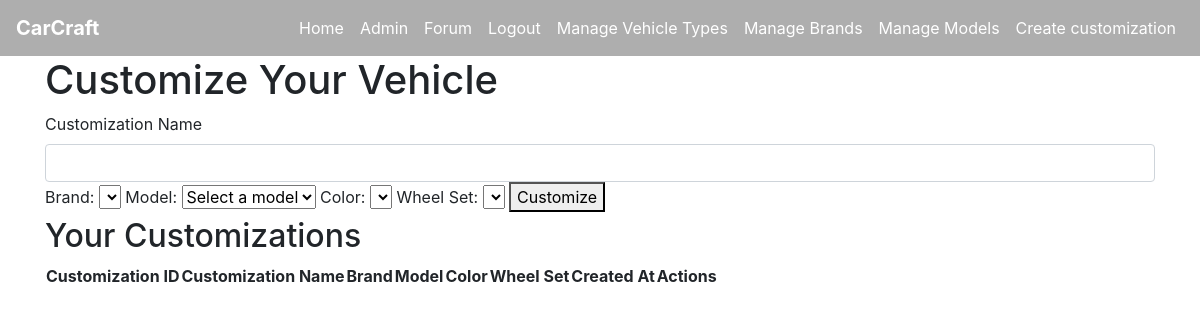
/customize (signed in), run on an earlier commit of the app's database.
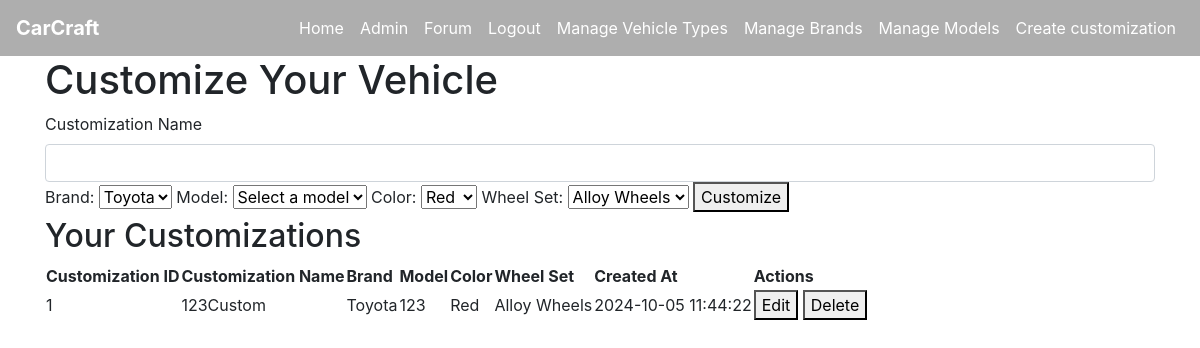
And on a later commit of the database.
### tables this page shows
CREATE TABLE customization (
    customization_id INTEGER PRIMARY KEY AUTOINCREMENT,
    customization_name VARCHAR(100) NOT NULL,
    user_id INTEGER NOT NULL,
    model_id INTEGER NOT NULL,
    color_id INTEGER NOT NULL,
    wheel_id INTEGER NOT NULL,
    created_at DATETIME DEFAULT CURRENT_TIMESTAMP,
    FOREIGN KEY (user_id) REFERENCES user(user_id),
    FOREIGN KEY (model_id) REFERENCES model(model_id),
    FOREIGN KEY (color_id) REFERENCES color(color_id),
    FOREIGN KEY (wheel_id) REFERENCES wheel_set(wheel_id)
);

CREATE TABLE brand (
    brand_id INTEGER PRIMARY KEY AUTOINCREMENT,
    name VARCHAR(20)
);

CREATE TABLE model (
    model_id INTEGER PRIMARY KEY AUTOINCREMENT,
    brand_id INTEGER NOT NULL,
    type_id INTEGER NOT NULL,
    name VARCHAR(100) NOT NULL,
    FOREIGN KEY (brand_id) REFERENCES brand(brand_id),
    FOREIGN KEY (type_id) REFERENCES vehicle_type(type_id)
);

CREATE TABLE color (
    color_id INTEGER PRIMARY KEY AUTOINCREMENT,
    name VARCHAR(50)
);

CREATE TABLE wheel_set (
    wheel_id INTEGER PRIMARY KEY AUTOINCREMENT,
    name VARCHAR(100),
    description TEXT
);

### app.py (the view, shortened to what this page needs)
@app.route('/customize', methods=['GET', 'POST'])
@login_required
def customize():
    db = get_db_connection()
    brands = db.execute('SELECT brand_id, name FROM brand').fetchall()
    colors = db.execute('SELECT color_id, name FROM color').fetchall()
    wheels = db.execute('SELECT wheel_id, name FROM wheel_set').fetchall()
    models = []
    if brands:
        default_brand_id = brands[0]['brand_id']
        models = db.execute('SELECT model_id, name FROM model WHERE brand_id = ?', (default_brand_id,)).fetchall()
    customizations = db.execute('''
        SELECT customization.customization_id, customization.customization_name, brand.name AS brand_name,
               model.name AS model_name, color.name AS color_name, wheel_set.name AS wheel_name,
               customization.created_at
        FROM customization
        JOIN model ON customization.model_id = model.model_id
        JOIN brand ON model.brand_id = brand.brand_id
        JOIN color ON customization.color_id = color.color_id
        JOIN wheel_set ON customization.wheel_id = wheel_set.wheel_id
        WHERE customization.user_id = ?
    ''', (current_user.id,)).fetchall()
    return render_template('customize.html', brands=brands, colors=colors, wheels=wheels, models=models, customizations=customizations)

### app.py (called while the page is built)
def get_db_connection():
    conn = sqlite3.connect(DATABASE)
    conn.row_factory = sqlite3.Row  # This enables column access by name: row['column_name']
    return conn

@login_manager.user_loader
def load_user(user_id):
    return User.get(user_id)

    @staticmethod
    def get(user_id):
        conn = get_db_connection()
        user_data = conn.execute('SELECT * FROM user WHERE user_id = ?', (user_id,)).fetchone()
        conn.close()
        if user_data:
            return User(
                user_id=user_data['user_id'],
                username=user_data['username'],
                email=user_data['email'],
                password_hash=user_data['password_hash'],
                admin=bool(user_data['admin'])
            )
        return None

### templates/customize.html (shortened to what this page needs)
{% extends 'base.html' %}
{% block content %}
<h1>Customize Your Vehicle</h1>
<form id="customization-form" method="POST" action="{{ url_for('customize') }}">
    <label for="customization_name">Customization Name</label>
    <input type="text" id="customization_name" name="customization_name" class="form-control" value="{{ customization.customization_name if customization else '' }}" required>
    <label for="brand_id">Brand:</label>
    <select name="brand_id" id="brand_id" onchange="loadModels()">
        {% for brand in brands %}
            <option value="{{ brand.brand_id }}">{{ brand.name }}</option>
        {% endfor %}
    </select>
    <label for="model_id">Model:</label>
    <select name="model_id" id="model_id" required>
        <option value="" disabled selected>Select a model</option>
    </select>
    <label for="color_id">Color:</label>
    <select name="color_id" id="color_id">
        {% for color in colors %}
            <option value="{{ color.color_id }}">{{ color.name }}</option>
        {% endfor %}
    </select>
    <label for="wheel_id">Wheel Set:</label>
    <select name="wheel_id" id="wheel_id">
        {% for wheel in wheels %}
            <option value="{{ wheel.wheel_id }}">{{ wheel.name }}</option>
        {% endfor %}
    </select>
    <button type="submit">Customize</button>
</form>
<h2>Your Customizations</h2>
<table>
    <thead>
        <tr>
            <th>Customization ID</th>
            <th>Customization Name</th>
            <th>Brand</th>
            <th>Model</th>
            <th>Color</th>
            <th>Wheel Set</th>
            <th>Created At</th>
            <th>Actions</th>
        </tr>
    </thead>
    <tbody>
        {% for customization in customizations %}
            <tr>
                <td>{{ customization.customization_id }}</td>
                <td>{{ customization.customization_name }}</td>
                <td>{{ customization.brand_name }}</td>
                <td>{{ customization.model_name }}</td>
                <td>{{ customization.color_name }}</td>
                <td>{{ customization.wheel_name }}</td>
                <td>{{ customization.created_at }}</td>
                <td>
                    <a href="{{ url_for('edit_customization', customization_id=customization.customization_id) }}">
                        <button>Edit</button>
                    </a>
                    <form method="POST" action="{{ url_for('customize') }}" style="display:inline;">
                        <button type="submit" onclick="return confirm('Are you sure you want to delete this customization?');">Delete</button>
                    </form>
                </td>
            </tr>
        {% endfor %}
    </tbody>
</table>
{% endblock %}

What changed in the data, as far as the page shows it:
added customization: customization_id "1", customization_name "123Custom", brand_name "Toyota", model_name "123", color_name "Red", wheel_name "Alloy Wheels", created_at "2024-10-05 11:44:22"
Also different on the page:
form field brand_id: (not shown) → "Toyota"
form field color_id: (not shown) → "Red"
form field wheel_id: (not shown) → "Alloy Wheels"
